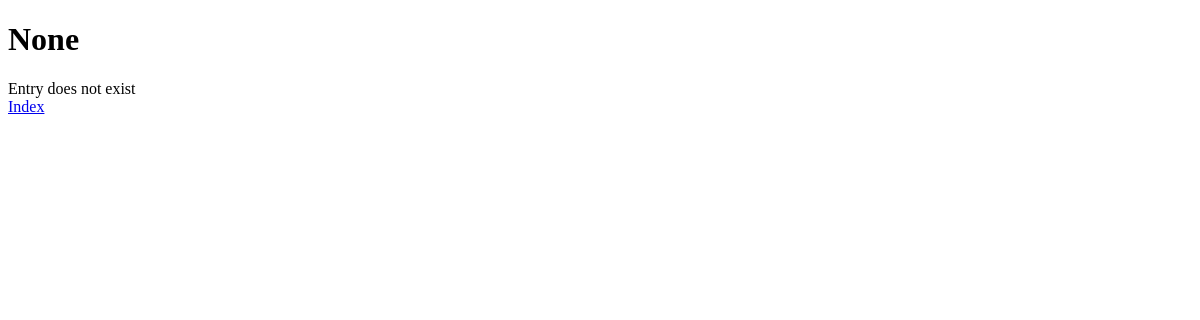
The page /list/5 on the database as committed earlier.
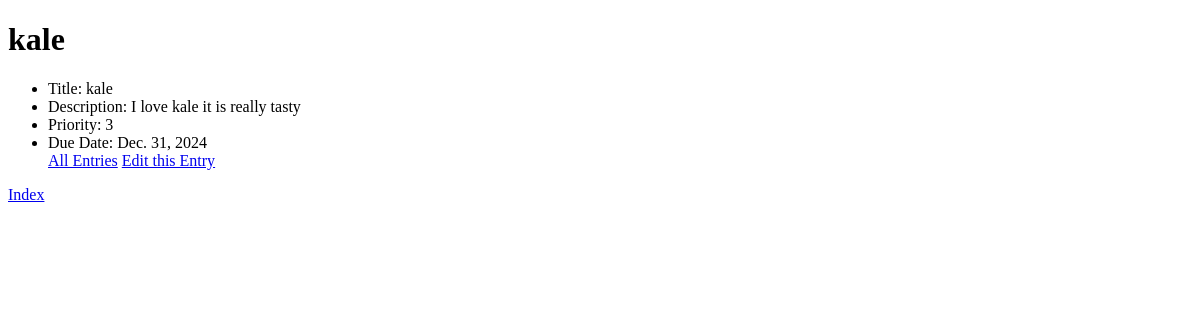
The same page on the database as committed later.
### list/models.py (models this page shows)
class ListModel(models.Model):
    title = models.CharField(max_length=32)
    description = models.TextField()
    priority = models.IntegerField()
    due_date = models.DateField()
    def __str__(self):
        return self.title

### list/views.py (the view)
# urls.py: path('<int:entry_id>', views.entry, name = 'entry')
def entry(request, entry_id):
    return render(request, "list/entry.html", {
        "entry": ListModel.objects.filter(id = entry_id).first()
    })

### list/templates/list/entry.html
{% extends 'list/layout.html' %}
{% block body %}
<h1>{{ entry }}</h1>
{% if entry %}
<ul>
    <li>Title: {{ entry.title }}</li>
    <li>Description: {{ entry.description }}</li>
    <li>Priority: {{ entry.priority }}</li>
    <li>Due Date: {{ entry.due_date }}</li>
    <a href="{% url 'list' %}">All Entries</a>
    <a href="{% url 'edit' entry.id %}">Edit this Entry</a>
</ul>
{% else %}
    <div>Entry does not exist</div>
{% endif %}
{% endblock %}

### list/templates/list/layout.html (shortened to what this page needs)
<!DOCTYPE html>
<html>
    <head>
    </head>
    <body>
        {% block body %}
        {% endblock %}
        <a href="{% url 'index' %}">Index</a>
    </body>
</html>

Rows that differ between the two databases and show on the page:
added ListModel: title "kale", description "I love kale it is really tasty", priority "3", due_date "Dec. 31, 2024"
Other text that changed with them:
{{ entry }}: "None" → (not shown)
text no longer shown: "Entry does not exist"
text now shown: "Title: Description: Priority: Due Date: All Entries Edit this Entry"
